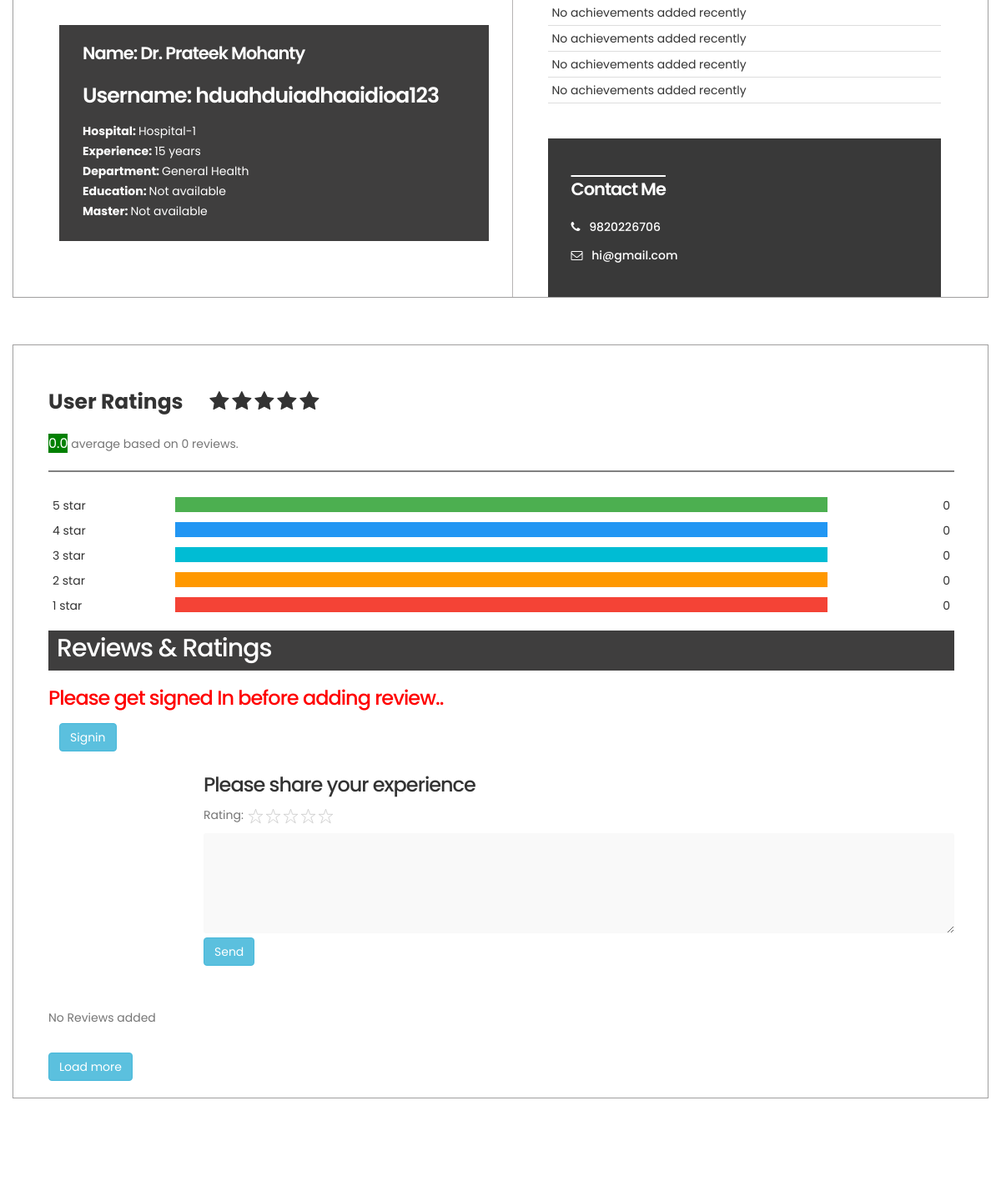
The app's page /doctorProfile/1 (middle part), older data.
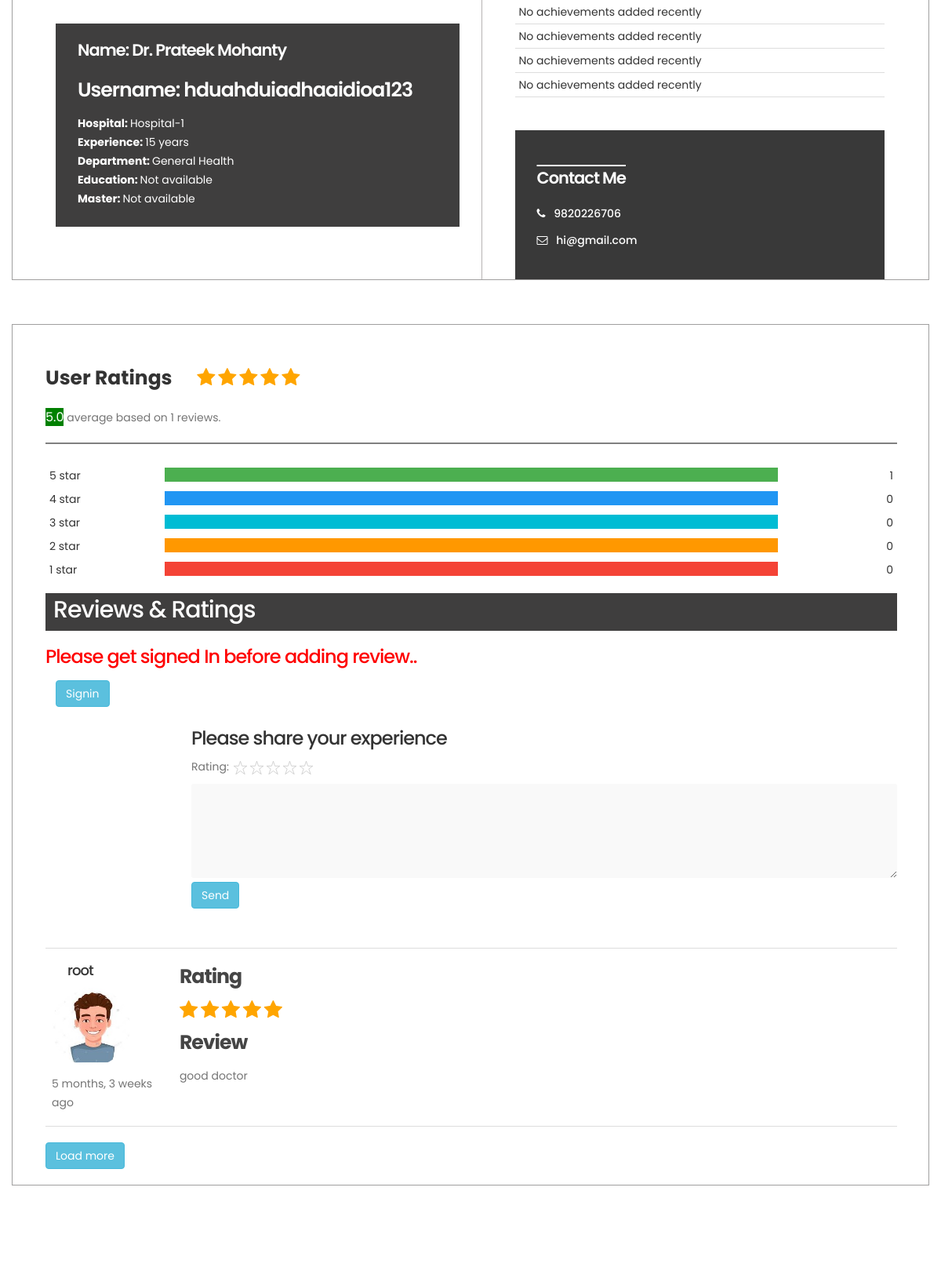
The same page, newer data.
### main/models.py (models this page shows, shortened)
class Doctor(models.Model):
    FirstName = models.CharField(max_length=150)  # doctor first name
    LastName = models.CharField(max_length=150)   # doctor last name
    Email = models.CharField(max_length=150)      # doctor email
    Username = models.CharField(max_length=150)   # doctor username
    DateOfBirth = models.CharField(max_length=150)
    ProfilePhoto = models.FileField(upload_to="DoctorPhotos/", default="DefaultPhotos/boy_avatar.jpg") # doctor profile photo
    MobileNumber = models.CharField(max_length=13, default="Not available")                                   # doctor phone number
    DoctorLicense = models.FileField(upload_to="DoctorDocuments/")                   # doctor License which is taken by goverment
    YearsOfExperience = models.IntegerField(default=0)                              # Experience year
    Rating = models.DecimalField(max_digits=2, decimal_places = 1, default=0.0)      # doctor rating
    Ratings_stars = models.CharField(max_length=5,default="", blank= True)
    non_stars = models.CharField(max_length=5,default="12345")
    Ratings_count = models.IntegerField(default=0)
    Education = models.CharField(max_length=250, default="Not available")                         #  education  details
    Masters = models.CharField(max_length=250, default="Not available")
    HospitalName = models.CharField(max_length=50)
    HospitalRegisterationNumber = models.CharField(max_length=100)                   # hospital name and all details
    City = models.CharField(max_length=100)
    State = models.IntegerField(choices=States, default=1)
    Pincode = models.CharField(max_length=20)
    Department = models.IntegerField(choices=Department, default=1)
    Description = models.CharField(max_length=150, default="Dear, be strong because your life will be better now. Time does not remain same. You will get well soon!")
    Achievements1 = models.CharField(max_length=50, default="No achievements added recently")
    Achievements2 = models.CharField(max_length=50, default="No achievements added recently")
    Achievements3 = models.CharField(max_length=50, default="No achievements added recently")
    Achievements4 = models.CharField(max_length=50, default="No achievements added recently")
    def __str__(self):
        return self.Username

class DocReview(models.Model):
    doctor=models.ForeignKey(Doctor,on_delete=models.DO_NOTHING)
    star_rating=models.TextField(blank=True)
    non_rating=models.TextField(blank=True)
    review=models.TextField(blank=True)
    user=models.ForeignKey(User,on_delete=models.DO_NOTHING)
    review_date=models.DateTimeField(default=datetime.now,blank=True)

### main/views.py (the view)
# urls.py: path('doctorProfile/<int:doctor_id>',views.doctorProfile,name='doctorProfile'),
def doctorProfile(request, doctor_id):
    doctor = Doctor.objects.get(pk=doctor_id)
    print(doctor)
    queryset_list = DocReview.objects.order_by(
        '-review_date').filter(doctor=doctor)
    five_stars = 0
    for review in queryset_list:
        if review.star_rating == "12345":
            five_stars = five_stars + 1
    four_stars = 0
    for review in queryset_list:
        if review.star_rating == "1234":
            four_stars = four_stars + 1
    three_stars = 0
    for review in queryset_list:
        if review.star_rating == "123":
            three_stars = three_stars + 1
    two_stars = 0
    for review in queryset_list:
        if review.star_rating == "12":
            two_stars = two_stars + 1
    one_stars = 0
    for review in queryset_list:
        if review.star_rating == "1":
            one_stars = one_stars + 1
    count = doctor.Ratings_count
    if count != 0:
        five_starPercentage = 100/100*count   # (number of 5 stars)
        four_starPercentage = 100/100*count   # (number of 5 stars)
        three_starPercentage = 100/100*count   # (number of 5 stars)
        two_starPercentage = 100/100*count   # (number of 5 stars)
        one_starPercentage = 100/100*count   # (number of 5 stars)
    else:
        five_starPercentage = 100/100*count   # (number of 5 stars)
        four_starPercentage = 100/100*count   # (number of 5 stars)
        three_starPercentage = 100/100*count   # (number of 5 stars)
        two_starPercentage = 100/100*count   # (number of 5 stars)
        one_starPercentage = 100/100*count   # (number of 5 stars)
    rating_count = {
        "five_star": five_stars,
        "four_star": four_stars,
        "three_star": three_stars,
        "two_star": two_stars,
        "one_star": one_stars
    }
    ratings_percentage = {
        "five_star": five_starPercentage,
        "five_star": four_starPercentage,
        "five_star": three_starPercentage,
        "five_star": two_starPercentage,
        "five_star": one_starPercentage
    }
    dept = Department[doctor.Department-1][1]
    queryset_list = DocReview.objects.order_by(
        '-review_date').filter(doctor=doctor)[:3]
    flag = 0
    if request.POST == "POST":
        flag = 1
        queryset_list = DocReview.objects.order_by(
            '-review_date').filter(doctor=doctor)[:3]
    if doctor.YearsOfExperience == 0:
        exp = "Experience of the doctor not given"
    else:
        exp = doctor.YearsOfExperience
    context = {
        'doctor': doctor,
        'doctor_reviews': queryset_list,
        'flag': flag,
        'ratings_count': rating_count,
        "ratings_percentage": ratings_percentage,
        "department": dept,
        'experience': exp
    }
    return render(request, 'DoctorProfile.html', context)

### templates/DoctorProfile.html (shortened to what the changed rows need)
{% load static %} {% load humanize %}
<!DOCTYPE html>
<html lang="en">
  <head>
    <link rel="stylesheet" href="{% static 'css/bootstrap.min.css' %}" />
    <link rel="stylesheet" href="{% static 'css/font-awesome.min.css' %}" />
    <link rel="stylesheet" href="{% static 'css/animate.css' %}" />
    <link rel="stylesheet" href="{% static 'css/owl.carousel.css' %}" />
    <link
      rel="stylesheet"
      href="{% static 'css/owl.theme.default.min.css' %}"
    />
    <link rel="stylesheet" href="{% static 'css/Doctorprofile.css' %}" />
    <link rel="stylesheet" href="{% static 'css/docter_review.css' %}" />
  </head>
  <body
    id="top"
    data-spy="scroll"
    data-target=".navbar-collapse"
    data-offset="50"
  >
    <section class="profile-details">
      <div class="container">
        <div class="row">
          <div class="col-sm-6 sec1">
            <div class="profile-contact">
              <h3>Name: Dr. {{ doctor.FirstName }} {{ doctor.LastName }}</h3>
              <h4 style="color: white">Username: {{doctor.Username}}</h4>
              <p>
                <b>Hospital: </b>{{ doctor.HospitalName }} <br />
                <b>Experience: </b>{{experience}} years<br />
                <b>Department: </b> {{department}} <br />
                <b>Education: </b>{{ doctor.Education }}<br />
                <b>Master: </b>{{ doctor.Masters }} <br />
              </p>
            </div>
          </div>
          <div class="col-sm-6 sec2">
            <div class="profile-contact">
              <table>
                <tr>
                  <td>{{ doctor.Achievements1 }}</td>
                </tr>
                <tr>
                  <td>{{ doctor.Achievements2 }}</td>
                </tr>
                <tr>
                  <td>{{ doctor.Achievements3 }}</td>
                </tr>
                <tr>
                  <td>{{ doctor.Achievements4 }}</td>
                </tr>
              </table>
              <div class="doctor-contact">
                <p>
                  <i class="fa fa-phone"></i>
                  <a href="#">{{ doctor.MobileNumber }}</a>
                </p>
                <p>
                  <i class="fa fa-envelope-o"></i>
                  <a href="#">{{ doctor.Email }}</a>
                </p>
              </div>
            </div>
          </div>
        </div>
      </div>
      <div class="container" style="padding-right: 40px">
        <div class="row">
          <div class="col-sm-12 sec3">
            <div style="padding-top: 50px">
              <span class="heading"><strong>User Ratings</strong> </span>
              {% for i in doctor.Ratings_stars %}
              <span class="fa fa-star checked"></span>
              {% endfor %} {% for i in doctor.non_stars %}
              <span class="fa fa-star"></span>
              {% endfor %}
              <p style="padding-top: 20px">
                <span class="average">{{doctor.Rating}}</span> average based on
                {{doctor.Ratings_count}} reviews.
              </p>
              <hr class="hr-line" />
              <div class="row">
                <div class="side">
                </div>
                <div class="middle">
                </div>
                <div class="side right">
                  <div>{{ratings_count.five_star}}</div>
                </div>
                <div class="side">
                </div>
                <div class="middle">
                </div>
                <div class="side right">
                </div>
                <div class="side">
                </div>
                <div class="middle">
                </div>
                <div class="side right">
                </div>
                <div class="side">
                </div>
                <div class="middle">
                </div>
                <div class="side right">
                </div>
                <div class="side">
                </div>
                <div class="middle">
                </div>
                <div class="side right">
                </div>
              </div>
            </div>
            <h2 class="review-heading h2 strong">Reviews & Ratings</h2>
            <table style="column-width: auto" class="table table-hover">
              {% if doctor_reviews %} {% for review in doctor_reviews %}
              <tr>
                <td>
                  <div>
                    <h4 class="h4" style="padding-left: 20px">
                      {{ review.user.username }}
                    </h4>
                    <img
                      class="avatar"
                      src="{% static 'images/boy_avatar.jpg' %}"
                      alt="profile"
                    />
                  </div>
                  <p style="padding-top: 10px">
                    {{ review.review_date | timesince }} ago
                  </p>
                </td>
                <td style="width: 85%" class="reveiws">
                  <h4><strong>Rating </strong></h4>
                  {% for i in review.star_rating %}
                  <span class="fa fa-star checked"></span>
                  {% endfor %}
                  <h4><strong>Review</strong></h4>
                  <p>{{ review.review }}</p>
                </td>
              </tr>
              {% endfor %}
              {% else %}
              <p class="p">No Reviews added</p>
              {% endif %}
            </table>
            <br />
          </div>
        </div>
      </div>
    </section>
  </body>
</html>

Row changes from the older to the newer data that the page shows:
changed Doctor "hduahduiadhaaidioa123": Ratings_stars empty → "12345" (drawn); Rating "0.0" → "5.0"; Ratings_count "0" → "1"; non_stars "12345" → empty (drawn)
added DocReview: user.username "root", review_date "5 months, 3 weeks", star_rating "12345" (drawn), review "good doctor"
Text that changed along with them:
{{ ratings_count.five_star }}: "0" → "1"
text no longer shown: "No Reviews added"
